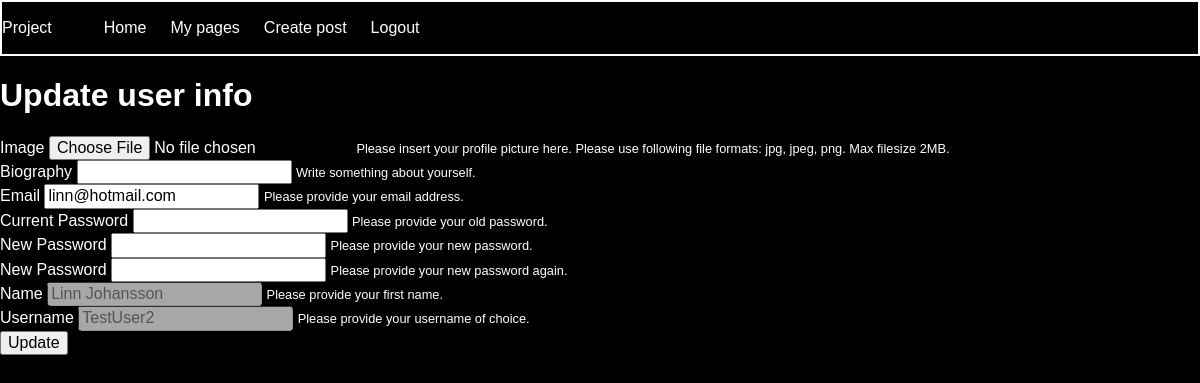
Page /update-user-page.php (signed in) on the earlier database version.
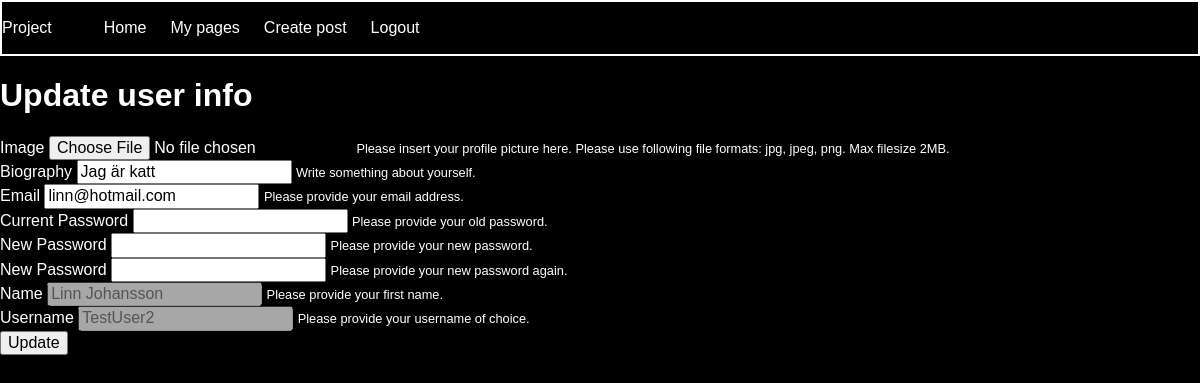
Same page on the later database version.
### tables this page shows
CREATE TABLE "users" (
	`id`	INTEGER PRIMARY KEY AUTOINCREMENT,
	`name`	TEXT,
	`password`	TEXT,
	`email`	TEXT,
	`profile_image_url`	TEXT,
	`username`	TEXT,
	`bio`	TEXT
);

### app/database/database-functions.php (called while the page is built, shortened)
<?php
function connectToDB(){
    $config = require dirname(__DIR__).'/config.php';
    $pdo = new PDO($config['database_path']);
    return $pdo;
}
function getUser($userId){
    $pdo = connectToDB();
    $statement = $pdo->prepare('SELECT id, name, email, profile_image_url, username, bio FROM users WHERE id = :id');
    $statement->bindParam(':id', $userId, PDO::PARAM_INT);
    $statement->execute();
    $user = $statement->fetch(PDO::FETCH_ASSOC);
    return $user;
}

### app/autoload.php (called while the page is built, shortened)
<?php
require __DIR__.'/database/database-functions.php';
if (isset($_SESSION['user'])) {
    $loggedInUser = getUser($_SESSION['user']);
};

### update-user-page.php (the view)
<?php
 require __DIR__.'/views/header.php'; ?>
<article>
    <h1>Update user info</h1>
    <form action="app/users/update-V2.php" method="post">
        <div class="form-group">
            <label for="image">Image</label>
            <input class="form-control" type="file" name="image" accept=".jpg, .jpeg, .png" value="<?= $loggedInUser['profile_image_url'];?>">
            <small class="form-text text-muted">Please insert your profile picture here. Please use following file
                formats: jpg,
                jpeg, png. Max filesize 2MB.</small>
        </div>
        <div class="form-group">
            <label for="email">Biography</label>
            <input class="form-control" type="bio" name="bio" value="<?= $loggedInUser['bio'];?>">
            <small class="form-text text-muted">Write something about yourself.</small>
        </div>
        <div class="form-group">
            <label for="email">Email</label>
            <input class="form-control" type="email" name="email" placeholder="email@email.com" value="<?= $loggedInUser['email'];?>"
                required>
            <small class="form-text text-muted">Please provide your email address.</small>
        </div>
        <div class="form-group">
            <label for="password">Current Password</label>
            <input class="form-control" type="password" name="current-password">
            <small class="form-text text-muted">Please provide your old password.</small>
        </div>
        <div class="form-group">
            <label for="password">New Password</label>
            <input class="form-control" type="password" name="new-password">
            <small class="form-text text-muted">Please provide your new password.</small>
        </div>
        <div class="form-group">
            <label for="password">New Password</label>
            <input class="form-control" type="password" name="password-control">
            <small class="form-text text-muted">Please provide your new password again.</small>
        </div>
        <div class="form-group">
            <label for="first-name">Name</label>
            <input class="form-control" type="first-name" name="name" value="<?= $loggedInUser['name'];?>" disabled>
            <small class="form-text text-muted">Please provide your first name.</small>
        </div>
        <div class="form-group">
            <label for="username">Username</label>
            <input class="form-control" type="username" name="username" value="<?= $loggedInUser['username'];?>"
                disabled>
            <small class="form-text text-muted">Please provide your username of choice.</small>
        </div>
        <button type="submit" class="btn btn-primary">Update</button>
    </form>
</article>
<?php require __DIR__.'/views/footer.php'; ?>

Differences in the rows shown:
changed users "linn@hotmail.com": bio (not shown) → "Jag är katt"
